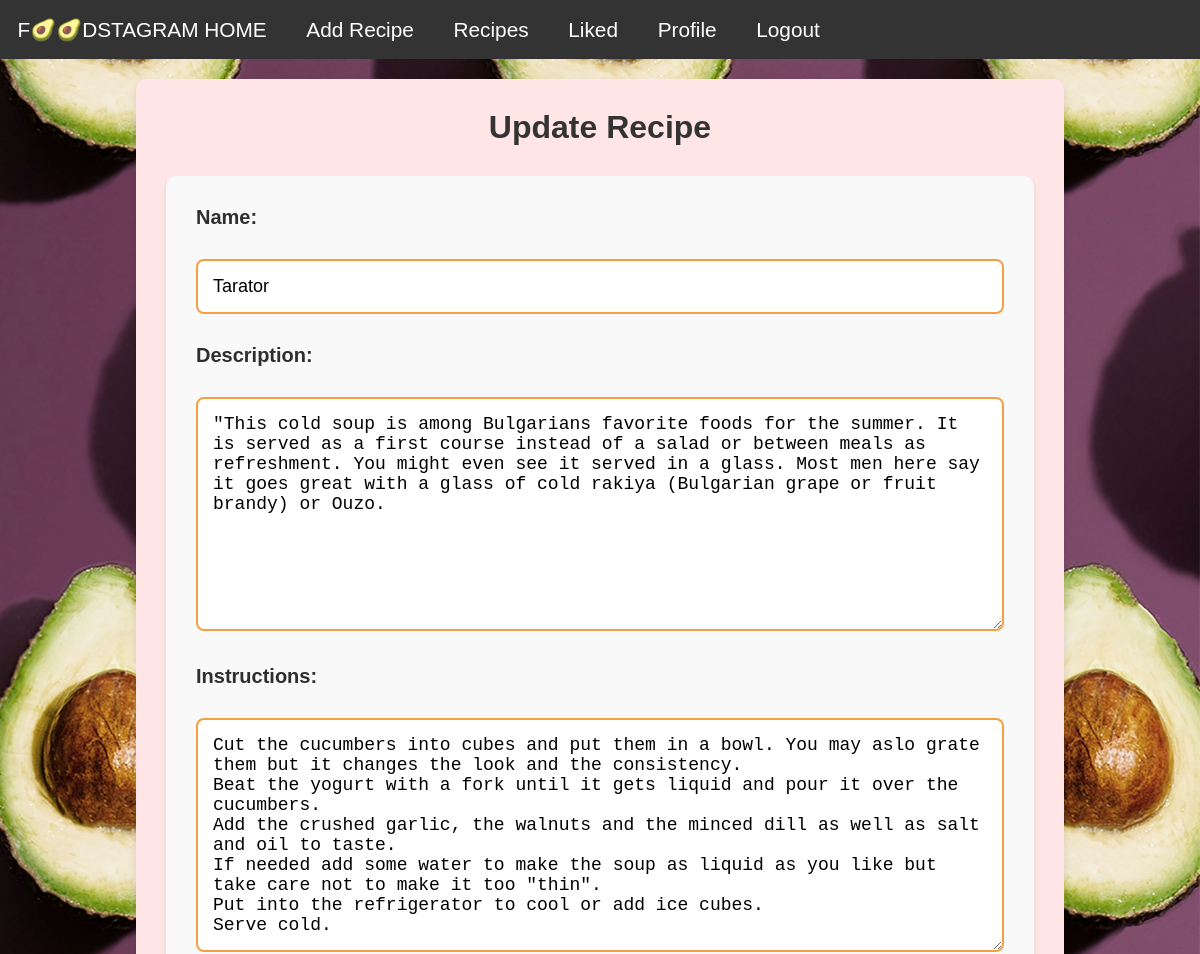
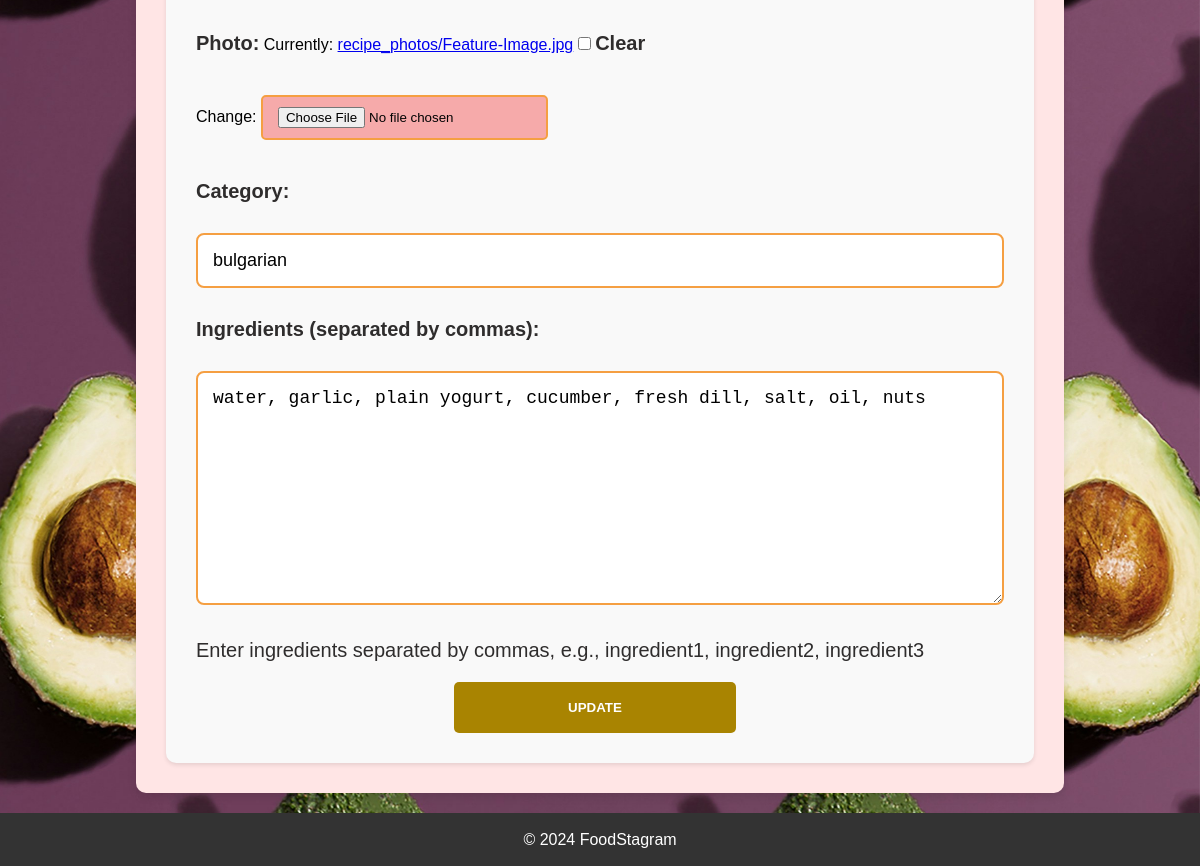
The page /recipes/1/update/ (signed in) on the database its author committed (2 pictures, top to bottom).
### foodstagram/recipes/models.py (models this page shows, shortened)
class Recipe(models.Model):
    MAX_LEN_NAME = 255
    MIN_LEN_NAME = 2
    MAX_LEN_DESCRIPTION = 1000
    MAX_LEN_INSTRUCTIONS = 2000
    MAX_LEN_CATEGORY = 100
    MAX_LEN_INGREDIENT = 200
    MAX_LEN_IMAGE_URL = 200
    name = models.CharField(
        max_length=MAX_LEN_NAME,
        validators=[MinLengthValidator(MIN_LEN_NAME)],
        verbose_name='Name',
        null=False,
        blank=False,
    )
    description = models.TextField(
        max_length=MAX_LEN_DESCRIPTION,
        verbose_name='Description',
        null=False,
        blank=False,
    )
    instructions = models.TextField(
        max_length=MAX_LEN_INSTRUCTIONS,
        verbose_name='Instructions',
        null=False,
        blank=False,
    )
    photo = models.ImageField(
        upload_to='recipe_photos/',
        blank=True,
        null=True,
        max_length=MAX_LEN_IMAGE_URL
    )
    category = models.CharField(
        max_length=MAX_LEN_CATEGORY,
        verbose_name='Category',
        null=False,
        blank=False,
    )
    created_at = models.DateTimeField(auto_now_add=True)
    updated_at = models.DateTimeField(auto_now=True)
    ingredients = models.TextField(
        max_length=MAX_LEN_INGREDIENT,
        blank=False,
        null=True,
    )
    likes = models.ManyToManyField(
        get_user_model(),
        related_name='liked_recipes',
        blank=True
    )
    author = models.ForeignKey(
        UserModel,
        on_delete=models.CASCADE,
        default=None,
        verbose_name='Author',
    )

### foodstagram/recipes/views.py (the view, shortened to what this page needs)
# urls.py: path('<int:pk>/update/', RecipeUpdateView.as_view(), name='recipe-update'),
class RecipeUpdateView(LoginRequiredMixin, OwnerRequiredMixin, UpdateView):
    model = Recipe
    form_class = RecipeForm
    template_name = 'recipes/recipe_update.html'

### foodstagram/recipes/forms.py
class RecipeForm(forms.ModelForm):
    class Meta:
        model = Recipe
        fields = ['name', 'description', 'instructions', 'photo', 'category', 'ingredients']
        labels = {
            'ingredients': 'Ingredients (separated by commas)'
        }
        help_texts = {
            'ingredients': 'Enter ingredients separated by commas, e.g., ingredient1, ingredient2, ingredient3'
        }

### foodstagram/recipes/views.py (called while the page is built)
    def dispatch(self, request, *args, **kwargs):
        recipe = Recipe.objects.get(pk=kwargs.get('pk'))
        if request.user != recipe.author:
            raise Http404("You are not the owner of this recipe.")
        return super().dispatch(request, *args, **kwargs)

### templates/recipes/recipe_update.html (shortened to what this page needs)
{% extends 'base.html' %}
{% block content %}
    <div class="recipe-edit-container">
        <h2 class="recipe-edit-title">Update Recipe</h2>
        <form class="recipe-edit-form" method="post" enctype="multipart/form-data">
            {{ form.as_p }}
            <button type="submit" class="btn btn-primary recipe-edit-submit-btn">Update</button>
        </form>
    </div>
{% endblock %}

### staticfiles/css/base.css (style rules this page uses)
* { margin: 0; padding: 0; box-sizing: border-box; }
body { font-family: Arial, sans-serif; background-color: #f5f5f5; }

### staticfiles/css/recipe.css (style rules this page uses)
.recipe-edit-container { width: 80%; margin: 0 auto; padding: 30px; box-shadow: 0 4px 8px rgba(0, 0, 0, 0.1); border-radius: 10px; min-height: calc(100vh - 60px); display: flex; flex-direction: column; justify-content: center; background-color: #ffe5e5; }
.recipe-edit-title { font-size: 32px; color: #333; margin-bottom: 30px; text-align: center; }
.recipe-edit-form { display: flex; flex-direction: column; min-height: 80vh; }
.recipe-edit-form input[type="text"], .recipe-edit-form textarea, .recipe-edit-form select { width: 100%; padding: 15px; margin-bottom: 30px; margin-top: 30px; border: 2px solid #f59f42; border-radius: 8px; font-size: 18px; }
.recipe-edit-submit-btn { background-color: #a98401; color: #fff; padding: 18px 24px; border: none; border-radius: 5px; text-transform: uppercase; font-weight: bold; margin-right: 10px; cursor: pointer; transition: background-color 0.3s; width: 35%; align-self: center; margin-top: 20px; }
.recipe-edit-container form { background-color: #f9f9f9; padding: 30px; border-radius: 10px; box-shadow: 0 2px 4px rgba(0, 0, 0, 0.1); }
.recipe-edit-form #id_photo { background-color: #f6aaaa; color: #030303; padding: 10px 15px; border: 2px solid #f59f42; border-radius: 5px; cursor: pointer; margin-top: 40px; margin-bottom: 40px; }
.recipe-edit-form #id_ingredients_helptext { font-size: 20px; color: #2f2d2d; margin-top: 10px; }
.recipe-edit-form label { font-size: 20px; color: #2f2d2d; font-weight: bold; margin-bottom: 20px; }

### rows shown on the page
Recipe: name "Tarator", description "\"This cold soup is among Bulgarians favorite foods for the summer. It is served as a first course instead of a salad or between meals as refreshment. You might even see it served in a glass. Most men here say it goes great with a glass of cold rakiya (Bulgarian grape or fruit brandy) or Ouzo.", instructions "Cut the cucumbers into cubes and put them in a bowl. You may aslo grate them but it changes the look and the consistency. Beat the yogurt with a fork until it gets liquid and pour it over the cucumbers. Add the crushed garlic, the walnuts and the minced dill as well as salt and oil to taste. If needed add some water to make the soup as liquid as you like but take care not to make it too \"thin\". Put into the refrigerator to cool or add ice cubes. Serve cold.", category "bulgarian", ingredients "water, garlic, plain yogurt, cucumber, fresh dill, salt, oil, nuts"
